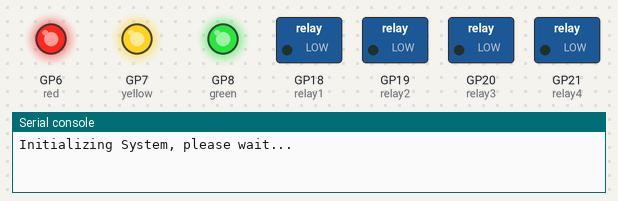
A program run on a simulated Raspberry Pi Pico running MicroPython. Parts: switched loads named in the program (green lamp = pin HIGH), output pins drawn as LEDs (lit = HIGH), the last lines printed to the serial console. Threads take turns every 2 ms.

Above: at 0.1 s.
At 2.1 s:
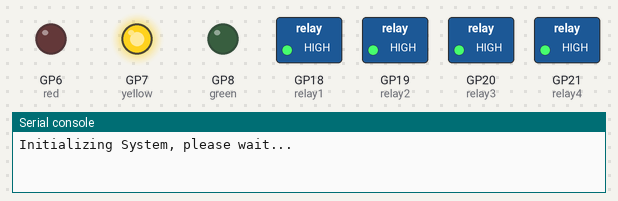
At 4.1 s:
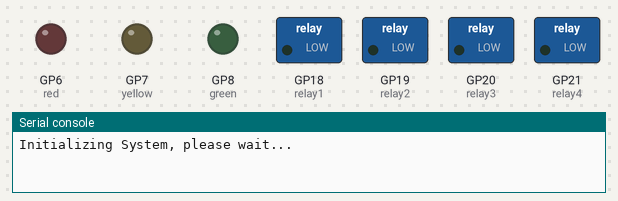
At 24.1 s:
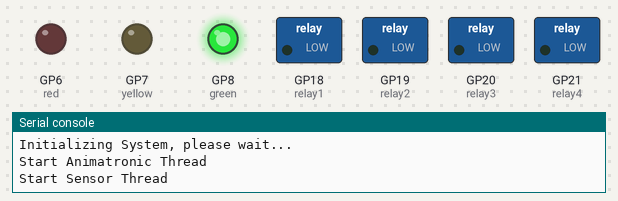
Timing chart, 0 to 25.6 s (numbered marks = the images above):
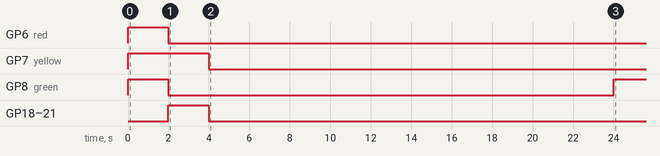

The program:

animatronic_test4.py
```python
#
# initial test code using both cores of a Pico W. Core 1 is running a sensor thread for the KY-008 laser
# via a DaFuRui 5V Relay board. The relay connects to pin14 on the Pico. When I break the beam between the
# ky-008 and sensor it trips the relay which activates the p14 on Pico. Then the core_1 kicks off and turns
# on each of the four SB Components Pico Relay Board (a really cool board!!!)
# in series with a sleep between each relay to let the animatronic play.
#
from machine import Pin, lightsleep, PWM
import _thread
import time, utime

relay1 = Pin(18, Pin.OUT)
relay2 = Pin(19, Pin.OUT)
relay3 = Pin(20, Pin.OUT)
relay4 = Pin(21, Pin.OUT)

# Initialize pins for LEDs
red = PWM(Pin(6), freq=1000)  #  red LED
yellow = PWM(Pin(7), freq=1000)  #  yellow LED
green = PWM(Pin(8), freq=1000)  # green LED

# thread syncronization
runAnimatronic=False

#enabel debugging
debug=True
debug2=False

# sensor Pin
sensorPin = Pin(14,Pin.IN, Pin.PULL_UP)


# Function to set the brightness of an LED (0-100%)
def set_brightness(led, brightness):
    if brightness < 0 or brightness > 100:
        raise ValueError("Brightness should be between 0 and 100")
    led.duty_u16(int(brightness / 100 * 65535))


def allOn():
    relay1.value(1)
    relay2.value(1)
    relay3.value(1)
    relay4.value(1)


def allOff():
    relay1.value(0)
    relay2.value(0)
    relay3.value(0)
    relay4.value(0)


def sensorThread():
    global runAnimatronic
    global sensorPin
    c=0
    set_brightness(green, 100)
    set_brightness(red, 0)

    while True:
        #utime.sleep(20) #remove before use
        if debug2: print("count=",c," sesnor/pin_14=",sensorPin.value())
        lightsleep(50)
        c = c + 1
        #trip=0
        #if trip == 0:
        if sensorPin.value() == 0:
            #print("turn on LED")
            #relay1.value(1)
            if debug: print("Waiting for animatronics to run")
            runAnimatronic=True
            while runAnimatronic == True:
                pass
            set_brightness(green, 100)
        else:
            #if debug: print("Turn off LED")
            #relay1.value(0)
            pass

def animatronicThread():
    global runAnimatronic
    while True:


        while runAnimatronic == False:
            pass

        if debug: print("Run Animatronics")

        if debug: print("Animatronic #1 - empty")
        relay1.toggle()
        utime.sleep(4)
        set_brightness(red, 100)
        set_brightness(green, 0)
        allOff()

        if debug: print("Animatronic #2 - girl")
        relay2.toggle()
        utime.sleep(10)
        allOff()

        if debug: print("Animatronic #3 - empty")
        relay3.toggle()
        utime.sleep(4)
        allOff()

        if debug: print("Animatronic #4 - skull")
        relay4.toggle()
        utime.sleep(10)

        allOff()
        set_brightness(red, 0)
        runAnimatronic=False

if debug: print("Initializing System, please wait...")
set_brightness(green, 100)
set_brightness(yellow, 100)
set_brightness(red, 100)
utime.sleep(2)
set_brightness(green, 0)
set_brightness(red, 0)
allOff()
allOn()
utime.sleep(2)
allOff()
sensorPin.value(0)
runAnimatronic=False
set_brightness(yellow, 0)
utime.sleep(20)

if debug: print("Start Animatronic Thread")
animatronic = _thread.start_new_thread(animatronicThread,())
if debug: print("Start Sensor Thread")
sensorThread()

allOff()
```
